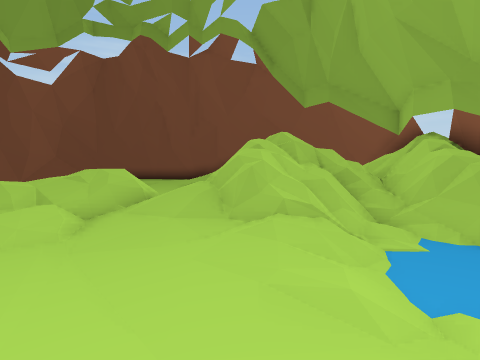
view 1 (above)

13 first-person views from a walk through a scene from a Unity 3-D project. The camera is 1.3 m above the floor, tilts 4° down and sees 80° across. The floor is counted in squares, 1 m on a side. Each view is taken from the middle of a square. On the plan, view 1 faces up. The plan holds only what a view shows up to about 13 squares ahead; the rest is blank. The place goes on beyond the plan.

view 2
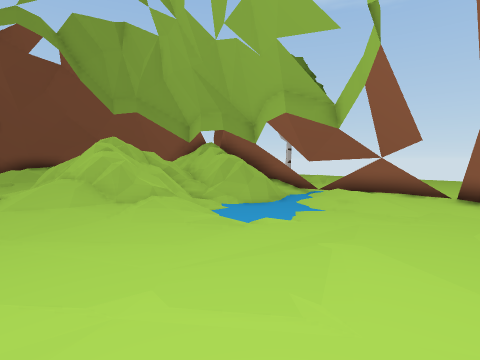

view 3
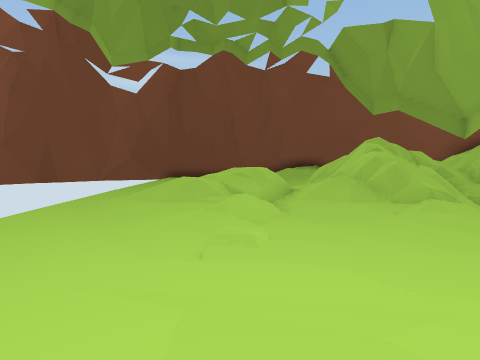

view 4
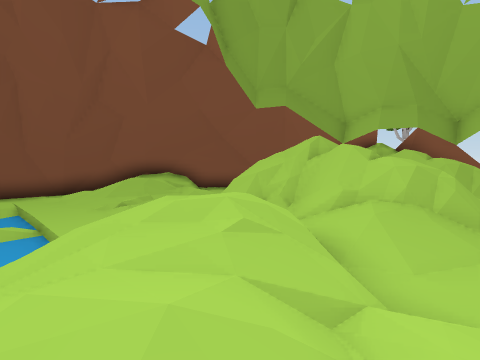

view 5
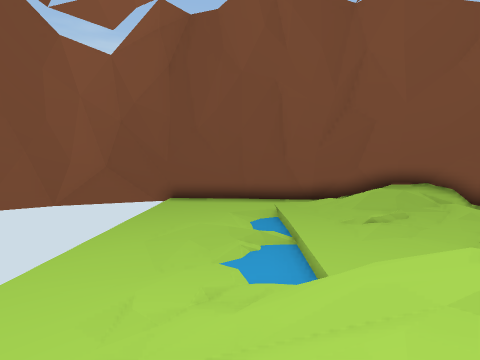

view 6
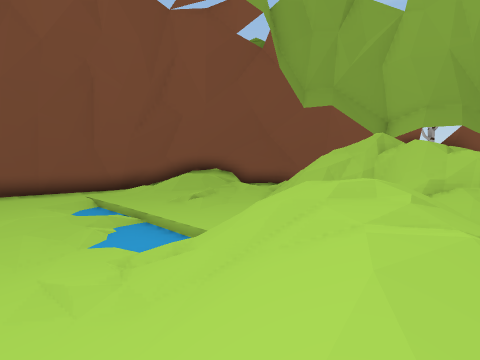

view 7
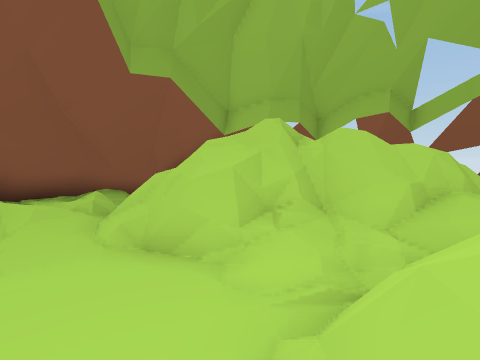

view 8
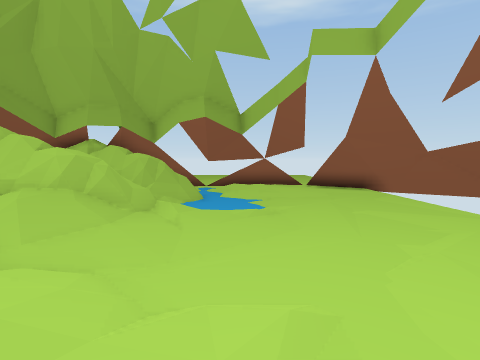

view 9
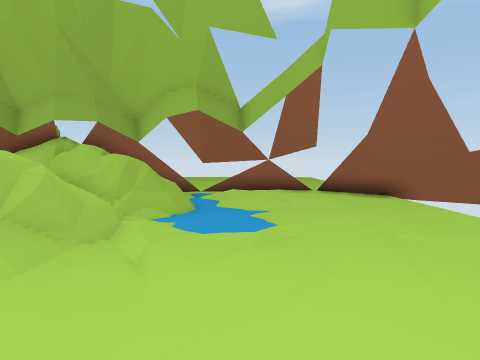

view 10
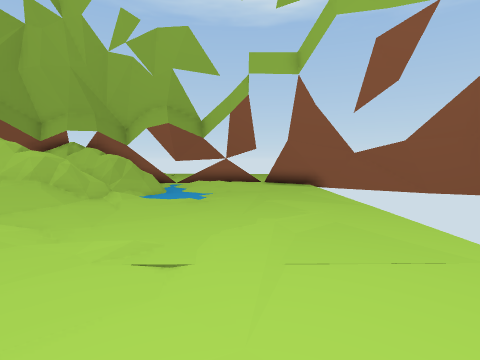

view 11
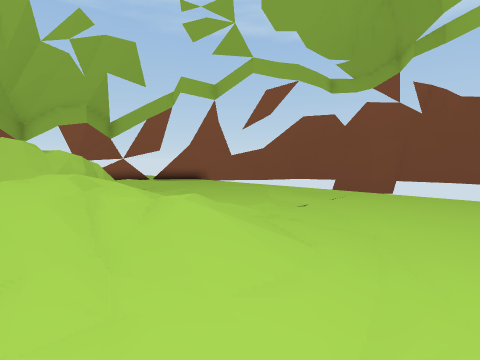

view 12
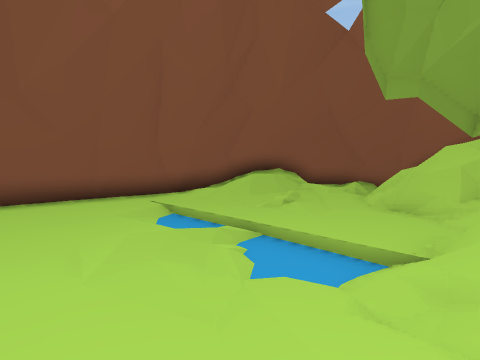

view 13
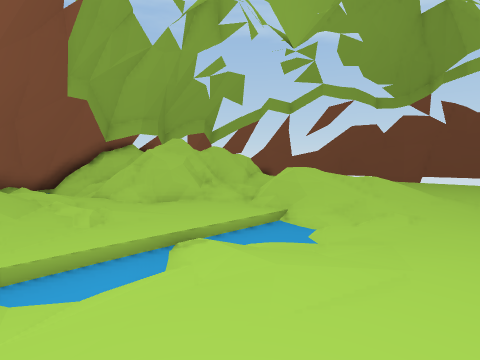

### Floor plan
Key: @ floor where view 1 was taken; # wall or solid block; . main floor; : floor 0.25 m higher than the main floor; - floor 0.25 m lower than the main floor; + floor 1 m higher than the main floor; / step, stairs or slope; = window, fence, low wall or low ledge; ^ raised ledge; v drop or lower ground; O other object.
Columns run from 12 left of view 1 to 10 right of it. Each row starts with its distance up from view 1.
 19 ^######^^^
 18 ## .#######^
 17    ......###=^
 16    .../////####^
 15    .../-.////:####
 14    .../-./ ////###=
 13    ...//.....    ##
 12    ../--....     ##
 11    ..---...#     ##
 10    ...///./  =   ##
  9    ...///#//###  ##
  8    ..///+// #/#=####
  7    ..////#/ #///=####
  6    ..////#//==//==# #^
  5    ..:///////# -/O= ^^
  4    ....:/...://-- - ^^
  3    ...........----/.#^
  2     .........../-//:#^
  1     ............./.#^^
  0     ........@.......^^^
 -1     ..............##^
 -2     ..............#=^
 -3                  ##v
 -4                  ##
 -5                 ##v

Where each view was taken, in squares from view 1:
view 1: 0 up, 0 right, facing up
view 2: 2 down, 3 left, facing up-right
view 3: 2 down, 4 left, facing up
view 4: 5 up, 6 left, facing up-right
view 5: 6 up, 6 left, facing up
view 6: 6 up, 8 left, facing up-right
view 7: 10 up, 5 left, facing right
view 8: 3 up, 6 left, facing right
view 9: 3 up, 4 left, facing right
view 10: 1 up, 8 left, facing right
view 11: 9 up, 9 left, facing down-right
view 12: 9 up, 9 left, facing up-right
view 13: 16 up, 9 left, facing down-right
